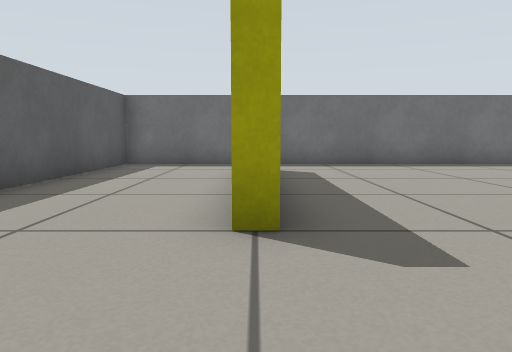
[1] (above)

17 first-person views from a walk through a Gazebo world. The camera is 0.39 m above the floor, tilts 6° down and sees 70° across. The floor is counted in squares, 0.5 m on a side. Each view is taken from the middle of a square. On the plan, view 1 faces up. The plan holds only what a view shows up to about 11 squares ahead; the rest is blank.

[2]
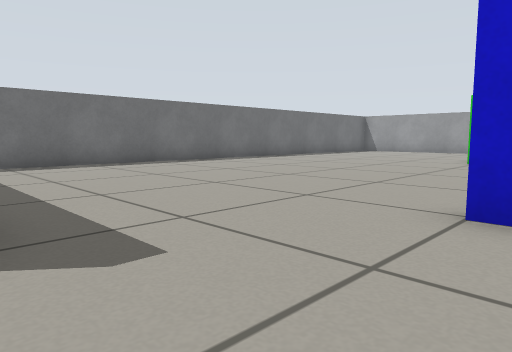

[3]
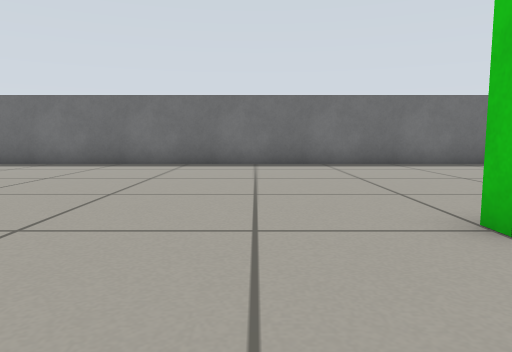

[4]
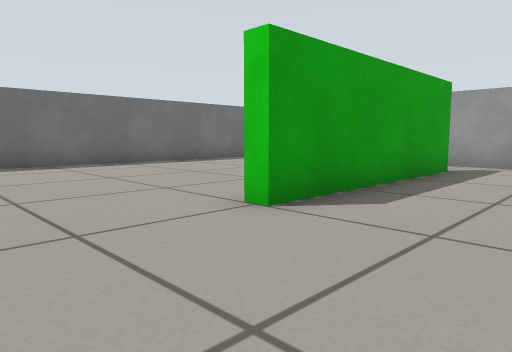

[5]
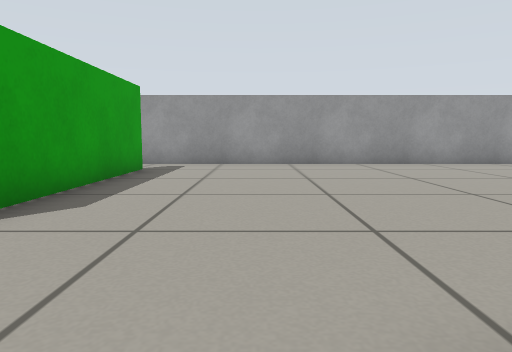

[6]
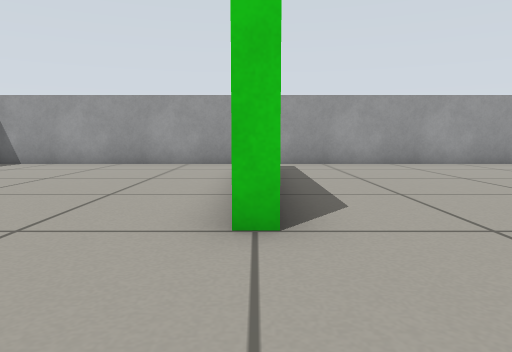

[7]
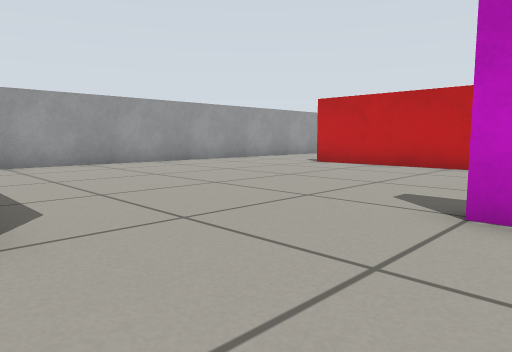

[8]
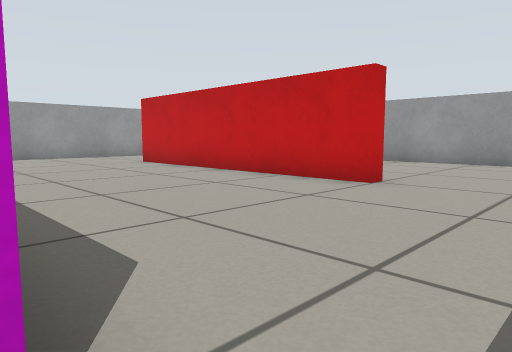

[9]
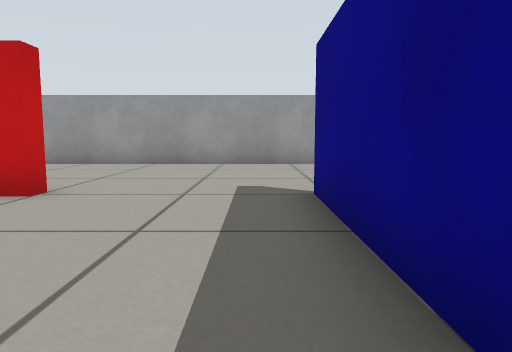

[10]
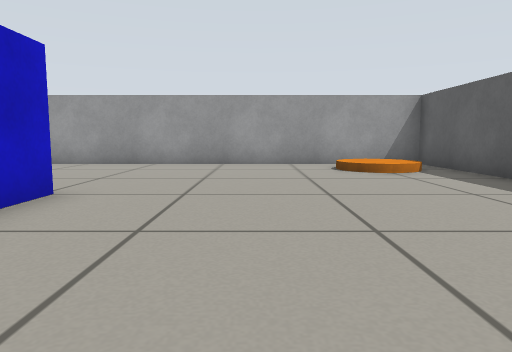

[11]
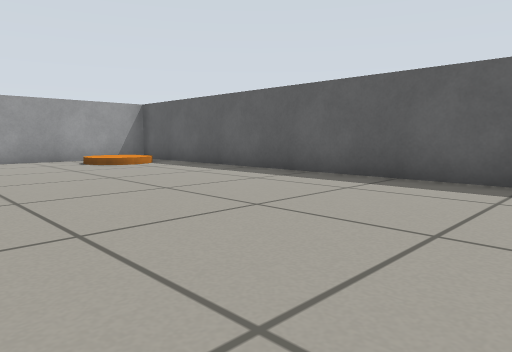

[12]
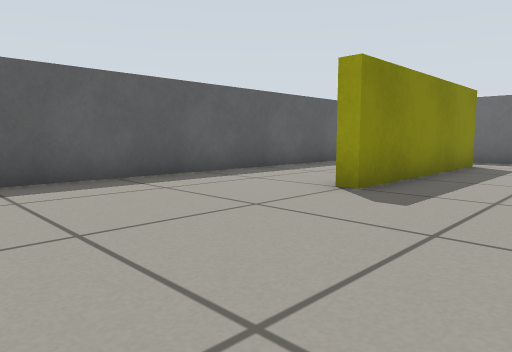

[13]
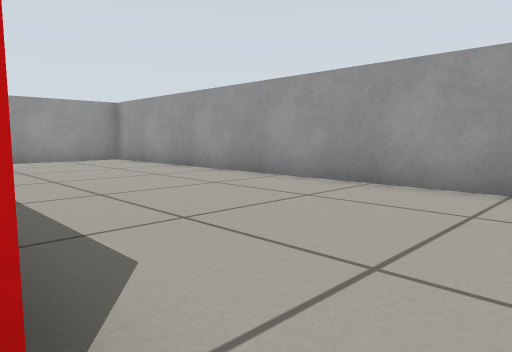

[14]
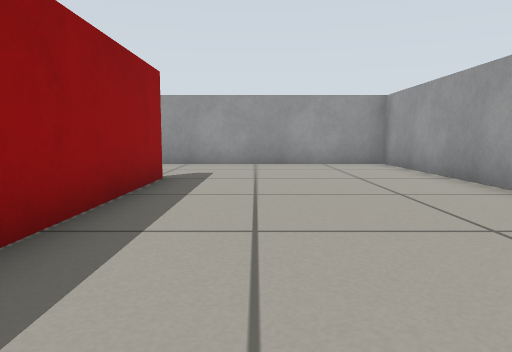

[15]
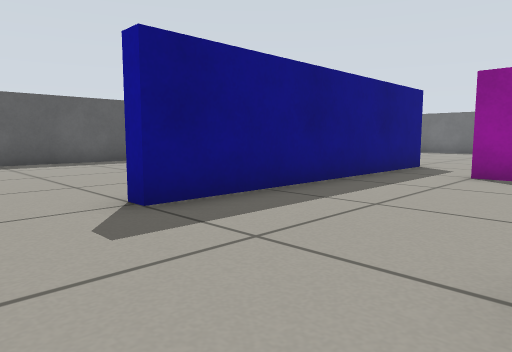

[16]
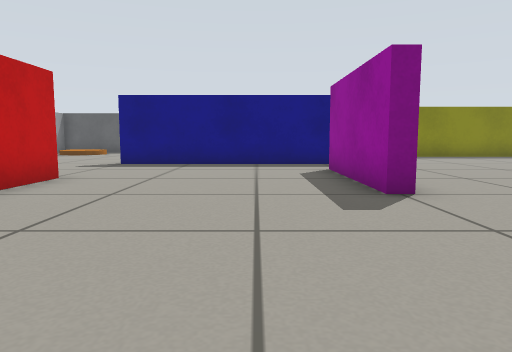

[17]
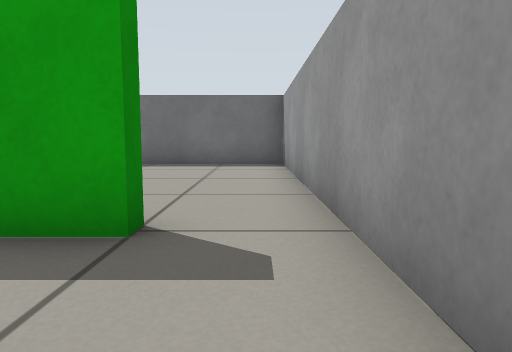

### Floor plan
Points are (right, up) in squares from view 1. A wall is a line through its corners. A room is listed if a view was taken in it or the views show most of it. See-through windows are left out.
Room 1 (views 1, 2, 3, 4, 5, 6, 7, 8, 9, 10, 11, 12, 13, 14, 15, 16, 17)
walls: (10, -0.8) (10, -1.2) (6, -1.2); (4.2, 1.1) (4.2, -7) (3.8, -7) (3.8, -5.9); (8, -7.2) (8, -6.8) (15, -6.8); (16, -7.2) (11.5, -7.2); (18, 3.2) (18, 2.8) (12, 2.8) (12, 3.2); (0.2, 9.1) (0.2, 3) (-0.2, 3); (-3.8, -12.8) (19.8, -12.8) (19.8, 10.8) (-3.8, 10.8) (-3.8, -12.8)

Positions as (right, up) in squares from view 1, and headings:
1: (0, 0), facing up
2: (0, 0), facing up-right
3: (10, 0), facing up
4: (9, 0), facing up-right
5: (9, 0), facing right
6: (9, 3), facing right
7: (9, 3), facing down-right
8: (5, -1), facing down-right
9: (5, -2), facing down
10: (1, -2), facing down
11: (3, 0), facing down-left
12: (3, -2), facing up-left
13: (7, -7), facing down-right
14: (9, -9), facing right
15: (8, -9), facing up-left
16: (15, -3), facing left
17: (19, 0), facing up
